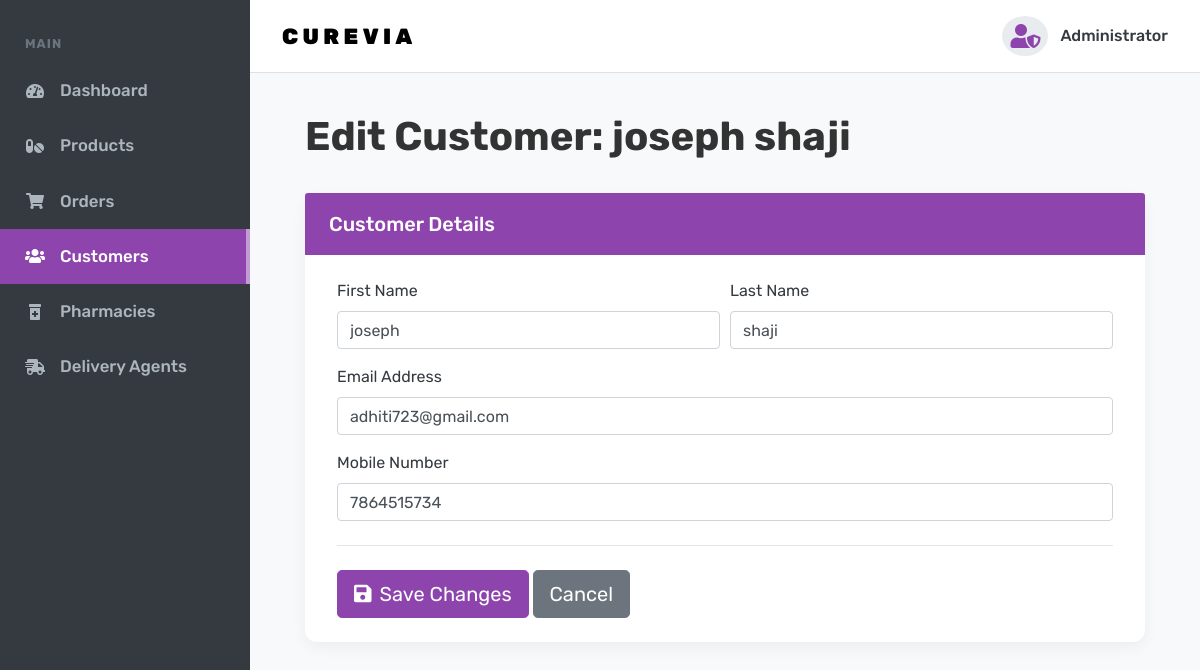
The app's page /edituser/5/ with its own data.
### myapp/models.py (models this page shows, shortened)
class Register(models.Model):
    fname = models.CharField(max_length=100)
    lname = models.CharField(max_length=100)
    email = models.EmailField()
    phone = models.IntegerField()
    zip = models.IntegerField(default=0)
    gender = models.CharField(max_length=100)
    dob = models.DateField()
    password = models.CharField(max_length=100)
    rights = models.CharField(max_length=100,default="user")

### myapp/views.py (the view)
# urls.py: path('edituser/<int:id>/', views.edituser, name='edit_user'),
@never_cache
def edituser(request,id):
    customer = get_object_or_404(Register, id=id)
    if request.method == 'POST':
        new_fname = request.POST.get('fname')
        new_lname = request.POST.get('lname')
        new_email = request.POST.get('email')
        new_phone = request.POST.get('phone')
        customer.fname = new_fname
        customer.lname = new_lname
        customer.email = new_email
        customer.phone = new_phone
        customer.save()
        return redirect("/customer/")
    else:
        context = {
            'customer': customer
        }
        return render(request, 'admin/edit_user.html', context)

### myapp/templates/admin/edit_user.html (shortened to what this page needs)
<!DOCTYPE html>
<html lang="en">
<head>
  <link rel="stylesheet" href="https://cdnjs.cloudflare.com/ajax/libs/font-awesome/5.15.3/css/all.min.css">
  <link rel="stylesheet" href="https://stackpath.bootstrapcdn.com/bootstrap/4.5.2/css/bootstrap.min.css">
</head>
<body>
  <div class="site-wrap">
    <div class="sidebar">
      <nav class="nav flex-column">
        <div class="sidebar-heading">Main</div>
        <a href="/adminp/" class="nav-link "><i class="fas fa-tachometer-alt"></i> Dashboard</a>
        <a href="/admin_products/" class="nav-link"><i class="fas fa-pills"></i> Products</a>
        <a href="/admin_orders/" class="nav-link"><i class="fas fa-shopping-cart"></i> Orders</a>
        <a href="/customer/" class="nav-link active"><i class="fas fa-users"></i> Customers</a>
        <a href="/pharmacies/" class="nav-link"><i class="fas fa-prescription-bottle-alt"></i> Pharmacies</a>
        <a href="/delivery_agents/" class="nav-link"><i class="fas fa-shipping-fast"></i>Delivery Agents</a>
      </nav>
    </div>
    <div class="main-content">
      <header class="admin-navbar">
        <div class="logo">
          <a href="#">CureVia</a>
        </div>
        <div class="admin-profile">
          <i class="fas fa-user-shield"></i>
          <span>Administrator</span>
        </div>
      </header>
      <main class="page-content">
        <div class="container-fluid">
          <div class="page-header">
            <h1 class="page-title" id="page-title">Edit Customer: {{ customer.fname }} {{ customer.lname }}</h1>
          </div>
          <div class="card">
            <div class="card-header">
              Customer Details
            </div>
            <div class="card-body">
              <form method="post">
                <div class="form-row">
                    <div class="form-group col-md-6">
                        <label for="fname">First Name</label>
                        <input type="text" class="form-control" id="fname" name="fname" value="{{ customer.fname }}" required>
                    </div>
                    <div class="form-group col-md-6">
                        <label for="lname">Last Name</label>
                        <input type="text" class="form-control" id="lname" name="lname" value="{{ customer.lname }}" required>
                    </div>
                </div>
                <div class="form-group">
                    <label for="email">Email Address</label>
                    <input type="email" class="form-control" id="email" name="email" value="{{ customer.email }}" required>
                </div>
                <div class="form-group">
                    <label for="phone">Mobile Number</label>
                    <input type="text" class="form-control" id="phone" name="phone" value="{{ customer.phone }}" required>
                </div>
                <hr class="my-4">
                <button type="submit" class="btn btn-primary btn-lg">
                    <i class="fas fa-save mr-2"></i>Save Changes
                </button>
                <a href="/customer/" class="btn btn-secondary btn-lg">Cancel</a>
              </form>
            </div>
          </div>
        </div>
      </main>
    </div>
  </div>
</body>
</html>

### myapp/templates/admin/edit_user.html (style rules this page uses)
body { font-family: 'Rubik', sans-serif; background-color: #f8f9fa; color: #343a40; -webkit-font-smoothing: antialiased; -moz-osx-font-smoothing: grayscale; }
h1, h2, h3, h4, h5 { font-family: 'Rubik', sans-serif; font-weight: 700; }
.page-title { font-family: 'Rubik', sans-serif; font-weight: 700; font-size: 2.5rem; color: #333; }
.site-wrap { display: flex; min-height: 100vh; }
.main-content { margin-left: 250px; width: calc(100% - 250px); padding: 0; transition: margin-left 0.3s ease; }
.sidebar { width: 250px; position: fixed; top: 0; left: 0; height: 100%; background-color: #343a40; z-index: 1000; }
.sidebar .nav { padding-top: 1.5rem; }
.sidebar a.nav-link { padding: 15px 25px; text-decoration: none; font-size: 1.05rem; font-weight: 500; color: #adb5bd; display: flex; align-items: center; transition: all 0.2s ease-in-out; cursor: pointer; }
.sidebar a.nav-link i { margin-right: 15px; width: 20px; text-align: center; font-size: 1rem; }
.sidebar a.nav-link.active { background-color: #8e44ad; color: #ffffff; border-right: 4px solid #c39bd3; }
.sidebar .sidebar-heading { padding: 10px 25px; font-size: 0.8rem; font-weight: 700; color: #6c757d; text-transform: uppercase; letter-spacing: .08em; }
.admin-navbar { background-color: #fff; border-bottom: 1px solid #dee2e6; padding: 1rem 2rem; display: flex; justify-content: space-between; align-items: center; }
.admin-navbar .logo a { font-family: 'Rubik', sans-serif; text-transform: uppercase; letter-spacing: .2em; font-size: 22px; font-weight: 900; color: #000000; text-decoration: none; }
.admin-navbar .admin-profile { display: flex; align-items: center; font-weight: 500; color: #343a40; }
.admin-navbar .admin-profile i { font-size: 1.5rem; color: #8e44ad; margin-right: 12px; background-color: #e9ecef; padding: 8px; border-radius: 50%; }
.page-content { padding: 2.5rem; }
.page-header { display: flex; justify-content: space-between; align-items: center; margin-bottom: 1.5rem; }
.card { border: none; border-radius: 12px; box-shadow: 0 5px 15px rgba(0,0,0,0.05); margin-bottom: 1.5rem; }
.card-header { background-color: #8e44ad; color: #fff; font-weight: 500; font-family: 'Rubik', sans-serif; font-size: 1.25rem; padding: 1rem 1.5rem; border-top-left-radius: 12px; border-top-right-radius: 12px; border-bottom: 0; }
.card-body { padding: 1.5rem 2rem; }
.btn-primary { background-color: #8e44ad; border-color: #8e44ad; }

### records on screen
Register: fname "joseph", lname "shaji", email "adhiti723@gmail.com", phone "7864515734"
